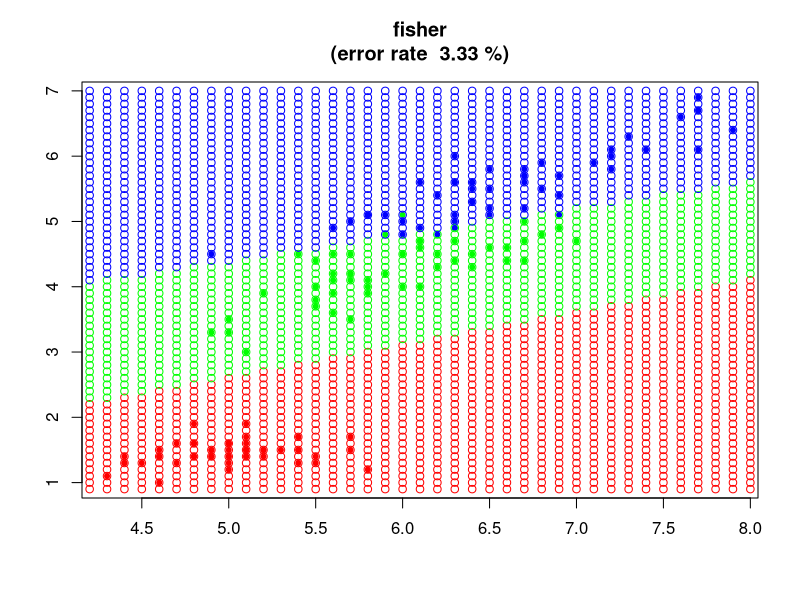

This chart was generated by the following R code:
#Павлюков В.В. 401и
#source("plug_in.R")
#Для классификации нужны:
#обучающая выборка
D_to_M=function(D){
  n=dim(D)[1]
  m=dim(D)[2]
  M=matrix(0,n,m)
  for(i in 1:n){
    for(j in 1:m){
      M[i,j]=D[i,j]
    }
  }
  M
}
Xl = D_to_M(iris)#ирисы фишера: обучающая выборка
N = c(1,3)#вектор признаков, содержит номера признаков учавствующих в обучении
Xl = Xl[,append(N,5)]#"обрезание" "лишних" столбцов выборки
n<-length(N)#число признаков
nomer_stolbtca_classov <- dim(Xl)[2]#номер столбца с названиями классов(в нашем случае последний 3-й)
classes = levels(iris[,dim(iris)[2]])#вектор названий классов
Ny<-length(classes)#количество классов
#эмпирические оценки априорных вероятностей появления объектов классов(частоты в выборке)
Py<-table(Xl[,nomer_stolbtca_classov])/dim(Xl)[1]

#Ишем эмпирические оценки функций правдоподобия

#матрица матожиданий
myus=matrix(ncol=n,nrow=Ny)
for(i in 1:Ny){
  myus[i,]=apply(Xl[,-nomer_stolbtca_classov][which(Xl[,nomer_stolbtca_classov]==i),],2,"mean")
}

#общая ковариационная матрица
E=matrix(0,n,n)

for(i in 1:Ny){
  Lx=Xl[,-nomer_stolbtca_classov][which(Xl[,nomer_stolbtca_classov]==i),]
  Lx=sweep(Lx,2,myus[i,],"-")
  for(j in 1:dim(Lx)[1]){
    E=E+Lx[j,]%*%t(Lx[j,])
  }
}
E=E/(dim(Xl)[1]-1)
#вычисление альфа и бета параметров алгоритма
a=matrix(0,Ny,n)
b=rep(0,Ny)
Lyambda=rep(1,Ny)
for(i in 1:Ny){
  a[i,]=solve(E)%*%myus[i,]
  b[i]=log(Lyambda[i]*Py[i])-((t(myus[i,])%*%solve(E))%*%myus[i,])/2
}
#классификатор
alg = function(x, a, b) {
  Y = length(b)#количество классов
  n = dim(x)[2]#количество признаков
  scores = rep(0, Y)#вектор плотностей
  for (i in 1:Y) {
    scores[i] = x%*%a[i,]+b[i]
  }
  which.max(scores)#порядковый номер максимальной вероятности
}

#процент ошибки классификации
l<-dim(Xl)[1]
e<-0.0
for(i in 1:l){
  e<-e+100*(Xl[,nomer_stolbtca_classov][i]!=alg(c(Xl[,1][i],Xl[,2][i]), a, b ))/l
}

tcveta = c("red", "green", "blue")#создает вектор цветов
# график
plot(Xl[,1], Xl[,2], col = tcveta[Xl[,nomer_stolbtca_classov]], xlab = "", ylab = "",
     main = paste("fisher\n(error rate ",round(e,digits=2),"%)"),pch = 20)
#классифицируем все точки видимой области первого графика с шагом (0.1, 0.1)    
w_min<-min(Xl[,1])-0.1
w_max<-max(Xl[,1])+0.1
h_min<-min(Xl[,2])-0.1
h_max<-max(Xl[,2])+0.1
w<-w_min
while(w<w_max){
  h=h_min
  while(h<h_max){
    points(w, h, col = tcveta[alg(c(w,h), a, b )], pch = 1)
    h=h+0.1
  }
  w=w+0.1
}
